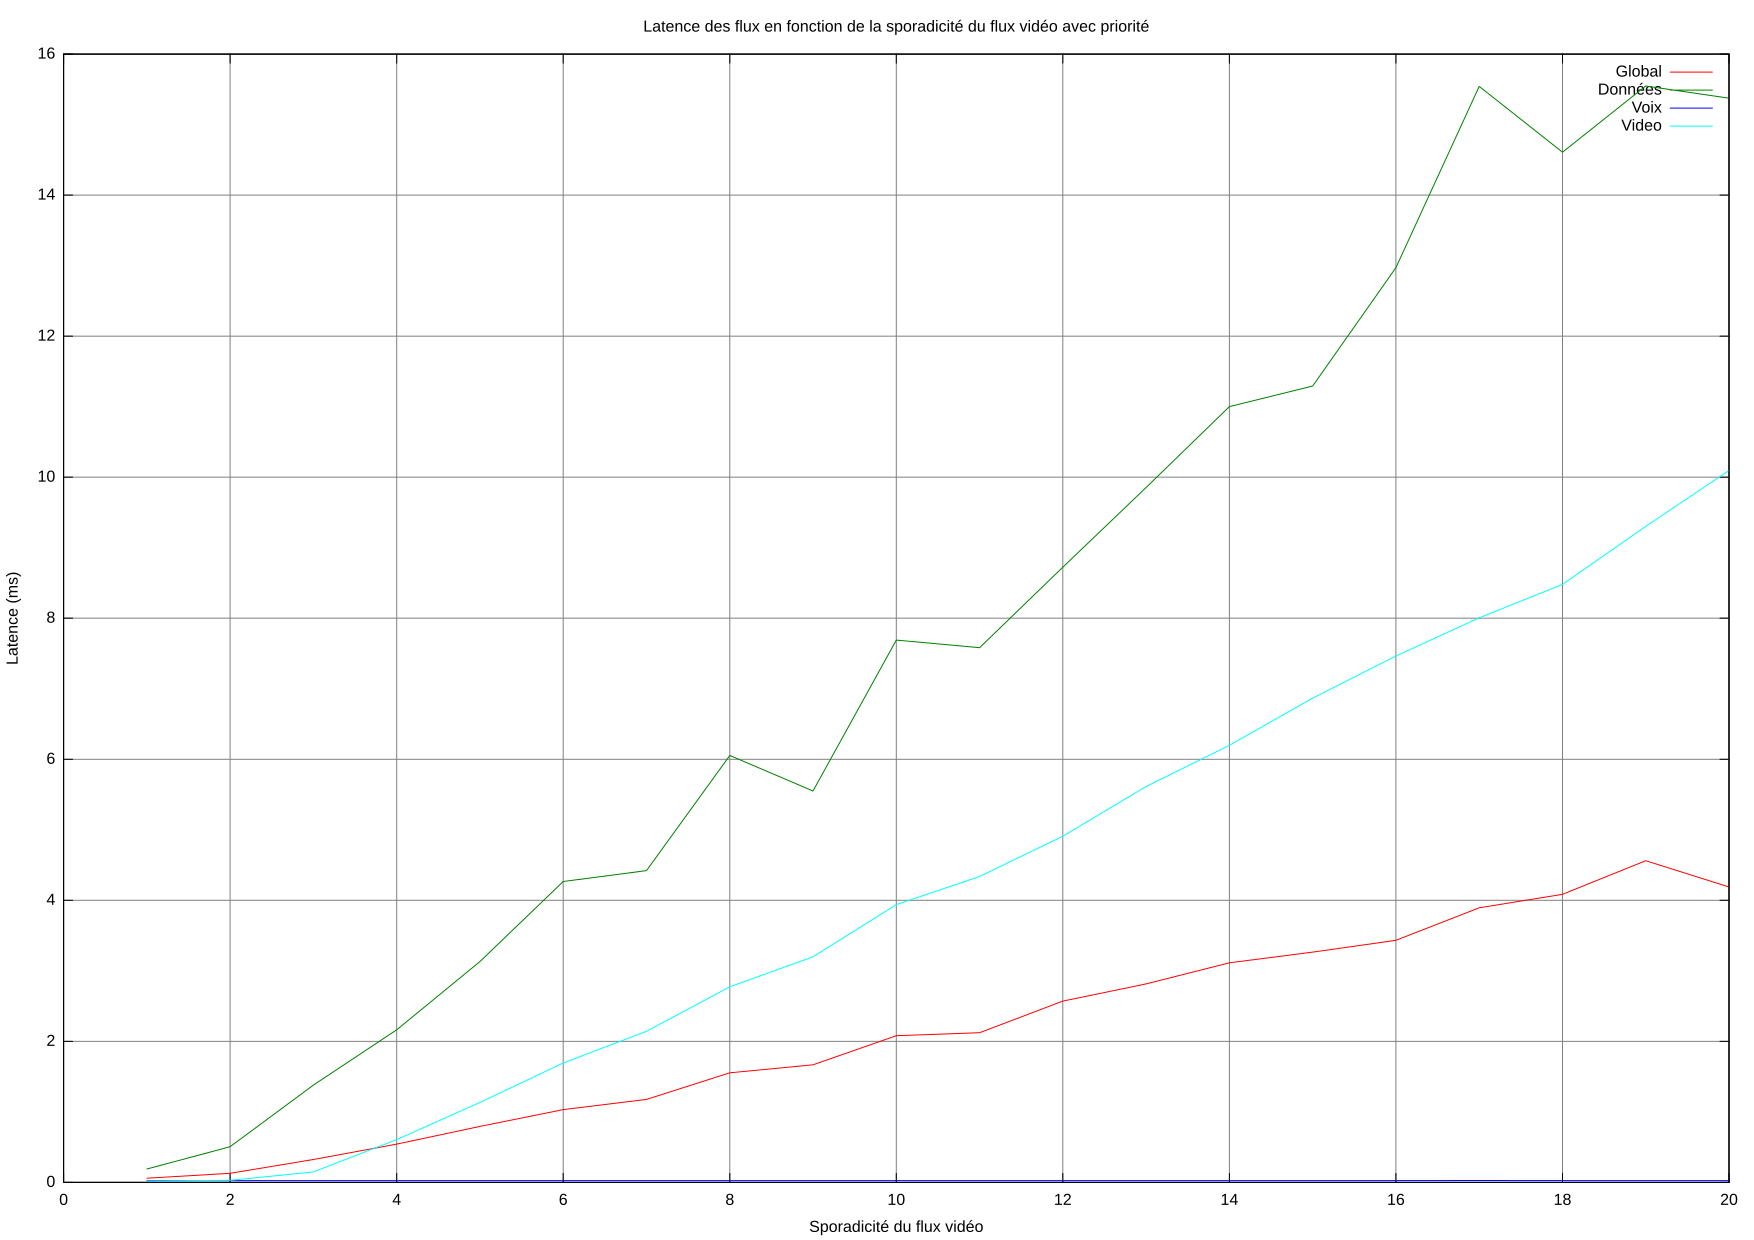

Recreate this plot in gnuplot.
set grid
set title "Latence des flux en fonction de la sporadicité du flux vidéo avec priorité"
set xlabel "Sporadicité du flux vidéo"
set ylabel "Latence (ms)"
set terminal svg size 1754,1240 rounded
set output "pri.svg"

plot 	"./pri-2-ms.tr" u 1:2 title "Global" w l, \
			"./pri-2-ms.tr" u 1:3 title "Données" w l, \
			"./pri-2-ms.tr" u 1:4 title "Voix" w l, \
			"./pri-2-ms.tr" u 1:5 title "Video" w l

set logscale y
set output "pri-log.svg"
replot
unset logscale y